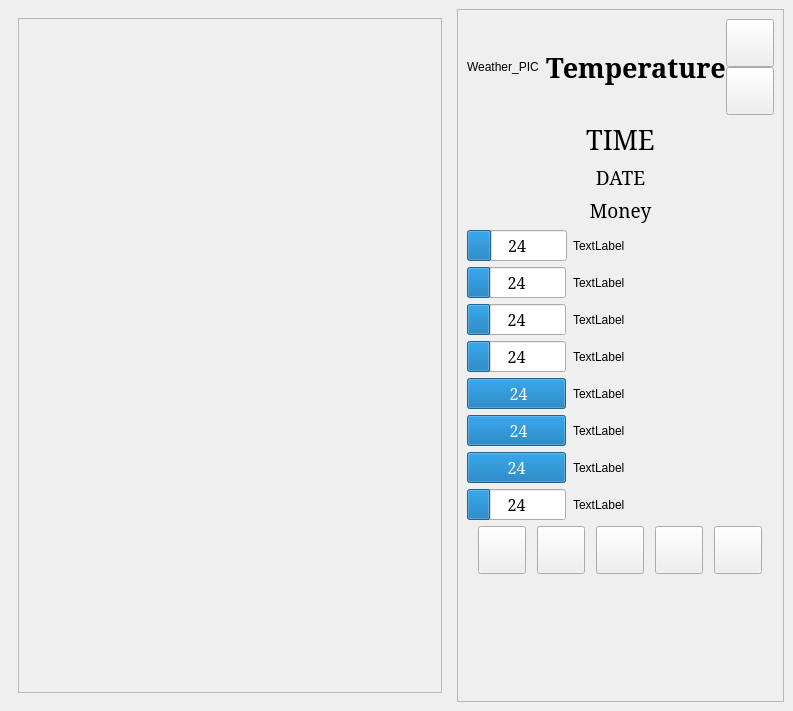
<?xml version="1.0" encoding="UTF-8"?>
<ui version="4.0">
 <class>MainWindow</class>
 <widget class="QMainWindow" name="MainWindow">
  <property name="geometry">
   <rect>
    <x>0</x>
    <y>0</y>
    <width>793</width>
    <height>711</height>
   </rect>
  </property>
  <property name="windowTitle">
   <string>Провинциалка: Remake</string>
  </property>
  <property name="windowIcon">
    <iconset><normaloff>data/img/icons/game.ico</normaloff>data/img/icons/game.ico</iconset>
  </property>
  <widget class="QWidget" name="centralwidget">
   <layout class="QHBoxLayout" name="horizontalLayout_3" stretch="5,1">
    <item>
     <widget class="QStackedWidget" name="stackedWidget">
      <property name="currentIndex">
       <number>0</number>
      </property>
      <widget class="QWidget" name="page_0_main">
       <layout class="QVBoxLayout" name="verticalLayout_5">
        <item>
         <widget class="QScrollArea" name="scrollArea">
          <property name="widgetResizable">
           <bool>true</bool>
          </property>
          <widget class="QWidget" name="scrollAreaWidgetContents_3">
           <property name="geometry">
            <rect>
             <x>0</x>
             <y>0</y>
             <width>406</width>
             <height>673</height>
            </rect>
           </property>
          </widget>
         </widget>
        </item>
       </layout>
      </widget>
      <widget class="MapForm" name="page_1_map"/>
      <widget class="TabWidgetPlayer" name="page_2_pers"/>
      <widget class="QWidget" name="page_3_bag">
       <layout class="QVBoxLayout" name="verticalLayout">
        <property name="spacing">
         <number>0</number>
        </property>
        <property name="leftMargin">
         <number>0</number>
        </property>
        <property name="topMargin">
         <number>0</number>
        </property>
        <property name="bottomMargin">
         <number>0</number>
        </property>
        <item>
         <widget class="QScrollArea" name="scrollAreaBag">
          <property name="widgetResizable">
           <bool>true</bool>
          </property>
          <widget class="QWidget" name="scrollAreaWidgetContents">
           <property name="geometry">
            <rect>
             <x>0</x>
             <y>0</y>
             <width>415</width>
             <height>691</height>
            </rect>
           </property>
          </widget>
         </widget>
        </item>
       </layout>
      </widget>
     </widget>
    </item>
    <item>
     <widget class="QFrame" name="frame">
      <property name="frameShape">
       <enum>QFrame::Shape::StyledPanel</enum>
      </property>
      <property name="frameShadow">
       <enum>QFrame::Shadow::Raised</enum>
      </property>
      <layout class="QVBoxLayout" name="verticalLayout_4">
       <item>
        <layout class="QHBoxLayout" name="horizontalLayout_4">
         <property name="spacing">
          <number>0</number>
         </property>
         <item>
          <widget class="QLabel" name="labelImageWeather">
           <property name="maximumSize">
            <size>
             <width>79</width>
             <height>66</height>
            </size>
           </property>
           <property name="text">
            <string>Weather_PIC</string>
           </property>
           <property name="scaledContents">
            <bool>true</bool>
           </property>
          </widget>
         </item>
         <item>
          <widget class="QLabel" name="labelImageTermometer">
           <property name="sizePolicy">
            <sizepolicy hsizetype="Minimum" vsizetype="Minimum">
             <horstretch>0</horstretch>
             <verstretch>0</verstretch>
            </sizepolicy>
           </property>
           <property name="maximumSize">
            <size>
             <width>12</width>
             <height>66</height>
            </size>
           </property>
           <property name="text">
            <string/>
           </property>
           <property name="pixmap">
            <pixmap>data/img/weather/therm.png</pixmap>
           </property>
           <property name="scaledContents">
            <bool>true</bool>
           </property>
          </widget>
         </item>
         <item>
          <widget class="QLabel" name="labelTextTemperature">
           <property name="maximumSize">
            <size>
             <width>16777215</width>
             <height>66</height>
            </size>
           </property>
           <property name="font">
            <font>
             <family>Noto Serif</family>
             <pointsize>20</pointsize>
             <bold>true</bold>
            </font>
           </property>
           <property name="text">
            <string>Temperature</string>
           </property>
           <property name="scaledContents">
            <bool>true</bool>
           </property>
          </widget>
         </item>
         <item>
          <layout class="QVBoxLayout" name="verticalLayout_2">
           <property name="spacing">
            <number>0</number>
           </property>
           <item>
            <widget class="QPushButton" name="pushButtonSave">
             <property name="sizePolicy">
              <sizepolicy hsizetype="Fixed" vsizetype="Fixed">
               <horstretch>0</horstretch>
               <verstretch>0</verstretch>
              </sizepolicy>
             </property>
             <property name="minimumSize">
              <size>
               <width>48</width>
               <height>48</height>
              </size>
             </property>
             <property name="maximumSize">
              <size>
               <width>48</width>
               <height>48</height>
              </size>
             </property>
             <property name="text">
              <string/>
             </property>
             <property name="icon">
               <iconset><normaloff>data/img/icons/save.png</normaloff>data/img/icons/save.png</iconset>
             </property>
             <property name="iconSize">
              <size>
               <width>40</width>
               <height>40</height>
              </size>
             </property>
            </widget>
           </item>
           <item>
            <widget class="QPushButton" name="pushButtonLoad">
             <property name="sizePolicy">
              <sizepolicy hsizetype="Fixed" vsizetype="Fixed">
               <horstretch>0</horstretch>
               <verstretch>0</verstretch>
              </sizepolicy>
             </property>
             <property name="minimumSize">
              <size>
               <width>48</width>
               <height>48</height>
              </size>
             </property>
             <property name="maximumSize">
              <size>
               <width>48</width>
               <height>48</height>
              </size>
             </property>
             <property name="text">
              <string/>
             </property>
             <property name="icon">
               <iconset><normaloff>data/img/icons/load.png</normaloff>data/img/icons/load.png</iconset>
             </property>
             <property name="iconSize">
              <size>
               <width>40</width>
               <height>40</height>
              </size>
             </property>
            </widget>
           </item>
          </layout>
         </item>
        </layout>
       </item>
       <item>
        <layout class="QVBoxLayout" name="verticalLayout_3">
         <item>
          <widget class="QLabel" name="labelTime">
           <property name="font">
            <font>
             <family>Noto Serif</family>
             <pointsize>20</pointsize>
            </font>
           </property>
           <property name="text">
            <string>TIME</string>
           </property>
           <property name="alignment">
            <set>Qt::AlignmentFlag::AlignCenter</set>
           </property>
          </widget>
         </item>
         <item>
          <widget class="QLabel" name="labelDate">
           <property name="font">
            <font>
             <family>Noto Serif</family>
             <pointsize>14</pointsize>
            </font>
           </property>
           <property name="text">
            <string>DATE</string>
           </property>
           <property name="alignment">
            <set>Qt::AlignmentFlag::AlignCenter</set>
           </property>
          </widget>
         </item>
         <item>
          <widget class="QLabel" name="labelMoney">
           <property name="font">
            <font>
             <family>Noto Serif</family>
             <pointsize>14</pointsize>
            </font>
           </property>
           <property name="text">
            <string>Money</string>
           </property>
           <property name="alignment">
            <set>Qt::AlignmentFlag::AlignCenter</set>
           </property>
          </widget>
         </item>
        </layout>
       </item>
       <item>
        <layout class="QHBoxLayout" name="horizontalLayout_5">
         <property name="spacing">
          <number>6</number>
         </property>
         <item>
          <layout class="QFormLayout" name="formLayout_2">
           <property name="horizontalSpacing">
            <number>6</number>
           </property>
           <item row="1" column="0">
            <widget class="QProgressBar" name="progressBarHorny">
             <property name="sizePolicy">
              <sizepolicy hsizetype="Expanding" vsizetype="Fixed">
               <horstretch>0</horstretch>
               <verstretch>0</verstretch>
              </sizepolicy>
             </property>
             <property name="minimumSize">
              <size>
               <width>100</width>
               <height>0</height>
              </size>
             </property>
             <property name="maximumSize">
              <size>
               <width>16777215</width>
               <height>16777215</height>
              </size>
             </property>
             <property name="baseSize">
              <size>
               <width>0</width>
               <height>0</height>
              </size>
             </property>
             <property name="font">
              <font>
               <family>Noto Serif</family>
               <pointsize>12</pointsize>
              </font>
             </property>
             <property name="value">
              <number>24</number>
             </property>
             <property name="alignment">
              <set>Qt::AlignmentFlag::AlignLeading|Qt::AlignmentFlag::AlignLeft|Qt::AlignmentFlag::AlignVCenter</set>
             </property>
             <property name="format">
              <string>%v</string>
             </property>
            </widget>
           </item>
           <item row="1" column="1">
            <widget class="QLabel" name="label_horny">
             <property name="text">
              <string>TextLabel</string>
             </property>
            </widget>
           </item>
           <item row="2" column="0">
            <widget class="QProgressBar" name="progressBarLust">
             <property name="maximumSize">
              <size>
               <width>16777215</width>
               <height>16777215</height>
              </size>
             </property>
             <property name="font">
              <font>
               <family>Noto Serif</family>
               <pointsize>12</pointsize>
              </font>
             </property>
             <property name="value">
              <number>24</number>
             </property>
             <property name="format">
              <string>%v</string>
             </property>
            </widget>
           </item>
           <item row="2" column="1">
            <widget class="QLabel" name="label_lust">
             <property name="text">
              <string>TextLabel</string>
             </property>
            </widget>
           </item>
           <item row="3" column="0">
            <widget class="QProgressBar" name="progressBarHealth">
             <property name="minimumSize">
              <size>
               <width>0</width>
               <height>0</height>
              </size>
             </property>
             <property name="maximumSize">
              <size>
               <width>16777215</width>
               <height>16777215</height>
              </size>
             </property>
             <property name="font">
              <font>
               <family>Noto Serif</family>
               <pointsize>12</pointsize>
              </font>
             </property>
             <property name="styleSheet">
              <string notr="true"/>
             </property>
             <property name="value">
              <number>24</number>
             </property>
             <property name="format">
              <string>%v</string>
             </property>
            </widget>
           </item>
           <item row="3" column="1">
            <widget class="QLabel" name="label_health">
             <property name="text">
              <string>TextLabel</string>
             </property>
            </widget>
           </item>
           <item row="4" column="0">
            <widget class="QProgressBar" name="progressBarMood">
             <property name="maximumSize">
              <size>
               <width>16777215</width>
               <height>16777215</height>
              </size>
             </property>
             <property name="font">
              <font>
               <family>Noto Serif</family>
               <pointsize>12</pointsize>
              </font>
             </property>
             <property name="value">
              <number>24</number>
             </property>
             <property name="format">
              <string>%v</string>
             </property>
            </widget>
           </item>
           <item row="4" column="1">
            <widget class="QLabel" name="label_mood">
             <property name="text">
              <string>TextLabel</string>
             </property>
            </widget>
           </item>
           <item row="5" column="0">
            <widget class="QProgressBar" name="progressBarEnergy">
             <property name="maximumSize">
              <size>
               <width>16777215</width>
               <height>16777215</height>
              </size>
             </property>
             <property name="font">
              <font>
               <family>Noto Serif</family>
               <pointsize>12</pointsize>
              </font>
             </property>
             <property name="maximum">
              <number>24</number>
             </property>
             <property name="value">
              <number>24</number>
             </property>
             <property name="format">
              <string> %v</string>
             </property>
            </widget>
           </item>
           <item row="5" column="1">
            <widget class="QLabel" name="label_energy">
             <property name="text">
              <string>TextLabel</string>
             </property>
            </widget>
           </item>
           <item row="6" column="0">
            <widget class="QProgressBar" name="progressBarWater">
             <property name="maximumSize">
              <size>
               <width>16777215</width>
               <height>16777215</height>
              </size>
             </property>
             <property name="font">
              <font>
               <family>Noto Serif</family>
               <pointsize>12</pointsize>
              </font>
             </property>
             <property name="maximum">
              <number>24</number>
             </property>
             <property name="value">
              <number>24</number>
             </property>
             <property name="format">
              <string> %v</string>
             </property>
            </widget>
           </item>
           <item row="6" column="1">
            <widget class="QLabel" name="label_water">
             <property name="text">
              <string>TextLabel</string>
             </property>
            </widget>
           </item>
           <item row="7" column="0">
            <widget class="QProgressBar" name="progressBarSon">
             <property name="maximumSize">
              <size>
               <width>16777215</width>
               <height>16777215</height>
              </size>
             </property>
             <property name="font">
              <font>
               <family>Noto Serif</family>
               <pointsize>12</pointsize>
              </font>
             </property>
             <property name="maximum">
              <number>24</number>
             </property>
             <property name="value">
              <number>24</number>
             </property>
             <property name="format">
              <string>%v</string>
             </property>
            </widget>
           </item>
           <item row="8" column="0">
            <widget class="QProgressBar" name="progressBarVnesh">
             <property name="maximumSize">
              <size>
               <width>16777215</width>
               <height>16777215</height>
              </size>
             </property>
             <property name="font">
              <font>
               <family>Noto Serif</family>
               <pointsize>12</pointsize>
              </font>
             </property>
             <property name="value">
              <number>24</number>
             </property>
             <property name="format">
              <string>%v</string>
             </property>
            </widget>
           </item>
           <item row="7" column="1">
            <widget class="QLabel" name="label_son">
             <property name="text">
              <string>TextLabel</string>
             </property>
            </widget>
           </item>
           <item row="8" column="1">
            <widget class="QLabel" name="label_vnesh">
             <property name="text">
              <string>TextLabel</string>
             </property>
            </widget>
           </item>
          </layout>
         </item>
        </layout>
       </item>
       <item>
        <layout class="QHBoxLayout" name="horizontalLayout_2">
         <property name="spacing">
          <number>0</number>
         </property>
         <item>
          <widget class="QPushButton" name="pushButtonPlayer">
           <property name="sizePolicy">
            <sizepolicy hsizetype="Fixed" vsizetype="Fixed">
             <horstretch>0</horstretch>
             <verstretch>0</verstretch>
            </sizepolicy>
           </property>
           <property name="minimumSize">
            <size>
             <width>48</width>
             <height>48</height>
            </size>
           </property>
           <property name="maximumSize">
            <size>
             <width>48</width>
             <height>48</height>
            </size>
           </property>
           <property name="text">
            <string/>
           </property>
           <property name="iconSize">
            <size>
             <width>40</width>
             <height>40</height>
            </size>
           </property>
          </widget>
         </item>
         <item>
          <widget class="QPushButton" name="pushButtonMap">
           <property name="sizePolicy">
            <sizepolicy hsizetype="Fixed" vsizetype="Fixed">
             <horstretch>0</horstretch>
             <verstretch>0</verstretch>
            </sizepolicy>
           </property>
           <property name="minimumSize">
            <size>
             <width>48</width>
             <height>48</height>
            </size>
           </property>
           <property name="maximumSize">
            <size>
             <width>48</width>
             <height>48</height>
            </size>
           </property>
           <property name="text">
            <string/>
           </property>
           <property name="icon">
             <iconset><normaloff>data/img/icons/map.png</normaloff>
             <disabledoff>data/img/icons/nomap.png</disabledoff>data/img/icons/map.png</iconset>
           </property>
           <property name="iconSize">
            <size>
             <width>40</width>
             <height>40</height>
            </size>
           </property>
           <property name="checkable">
            <bool>false</bool>
           </property>
          </widget>
         </item>
         <item>
          <widget class="QPushButton" name="pushButtonBag">
           <property name="minimumSize">
            <size>
             <width>48</width>
             <height>48</height>
            </size>
           </property>
           <property name="maximumSize">
            <size>
             <width>48</width>
             <height>48</height>
            </size>
           </property>
           <property name="text">
            <string/>
           </property>
           <property name="icon">
            <iconset>
             <normaloff>data/img/icons/bag.png</normaloff>data/img/icons/bag.png</iconset>
           </property>
           <property name="iconSize">
            <size>
             <width>40</width>
             <height>40</height>
            </size>
           </property>
          </widget>
         </item>
         <item>
          <widget class="QPushButton" name="pushButtonSettings">
           <property name="minimumSize">
            <size>
             <width>48</width>
             <height>48</height>
            </size>
           </property>
           <property name="maximumSize">
            <size>
             <width>48</width>
             <height>48</height>
            </size>
           </property>
           <property name="text">
            <string/>
           </property>
           <property name="icon">
            <iconset>
             <normaloff>data/img/icons/settings.png</normaloff>data/img/icons/settings.png</iconset>
           </property>
           <property name="iconSize">
            <size>
             <width>40</width>
             <height>40</height>
            </size>
           </property>
          </widget>
         </item>
         <item>
          <widget class="QPushButton" name="pushButtonRestart">
           <property name="sizePolicy">
            <sizepolicy hsizetype="Fixed" vsizetype="Fixed">
             <horstretch>0</horstretch>
             <verstretch>0</verstretch>
            </sizepolicy>
           </property>
           <property name="minimumSize">
            <size>
             <width>48</width>
             <height>48</height>
            </size>
           </property>
           <property name="maximumSize">
            <size>
             <width>48</width>
             <height>48</height>
            </size>
           </property>
           <property name="text">
            <string/>
           </property>
           <property name="icon">
            <iconset>
             <normaloff>data/img/icons/restart.png</normaloff>data/img/icons/restart.png</iconset>
           </property>
           <property name="iconSize">
            <size>
             <width>40</width>
             <height>40</height>
            </size>
           </property>
          </widget>
         </item>
        </layout>
       </item>
       <item>
        <widget class="QWidget" name="widgetActions" native="true">
         <layout class="QHBoxLayout" name="horizontalLayout">
          <item>
           <layout class="QVBoxLayout" name="actionsLayout"/>
          </item>
         </layout>
        </widget>
       </item>
       <item>
        <spacer name="verticalSpacer">
         <property name="orientation">
          <enum>Qt::Orientation::Vertical</enum>
         </property>
         <property name="sizeHint" stdset="0">
          <size>
           <width>20</width>
           <height>40</height>
          </size>
         </property>
        </spacer>
       </item>
      </layout>
     </widget>
    </item>
   </layout>
  </widget>
 </widget>
 <customwidgets>
  <customwidget>
   <class>TabWidgetPlayer</class>
   <extends>QWidget</extends>
   <header>tabwidgetplayer.h</header>
   <container>1</container>
  </customwidget>
  <customwidget>
   <class>MapForm</class>
   <extends>QWidget</extends>
   <header>mapform.h</header>
   <container>1</container>
  </customwidget>
 </customwidgets>
 <connections/>
</ui>
